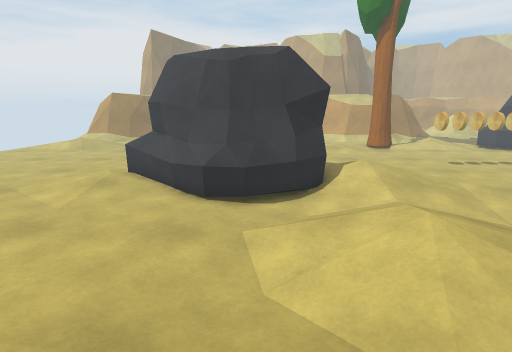
view 1 (above)

23 first-person views from a walk through a Unity game level. The camera is 1.5 m above the floor, tilts 12° down and sees 80° across. The floor is counted in squares, 0.5 m on a side. Each view is taken from the middle of a square. On the plan, view 1 faces up. The plan holds only what a view shows up to about 20 squares ahead; the rest is blank. The place goes on beyond the plan. The player is left out.

view 2
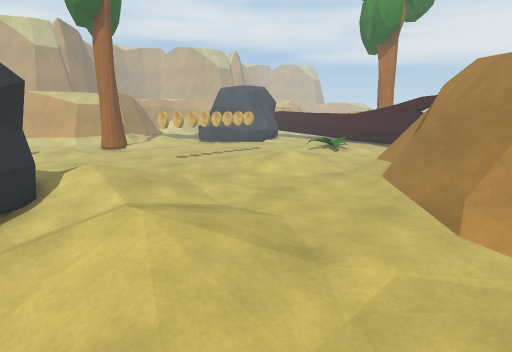

view 3
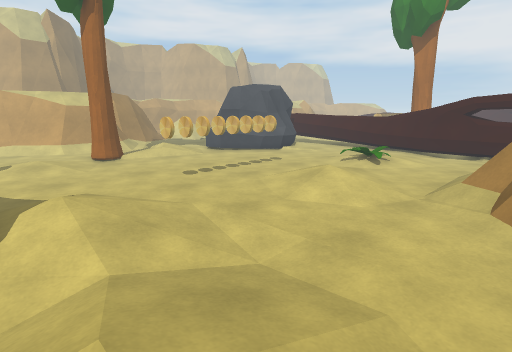

view 4
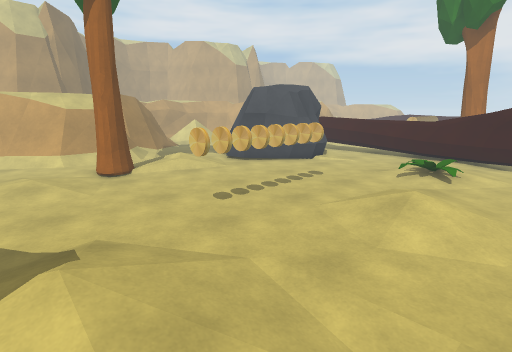

view 5
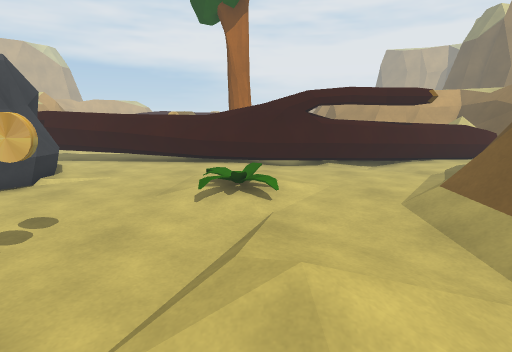

view 6
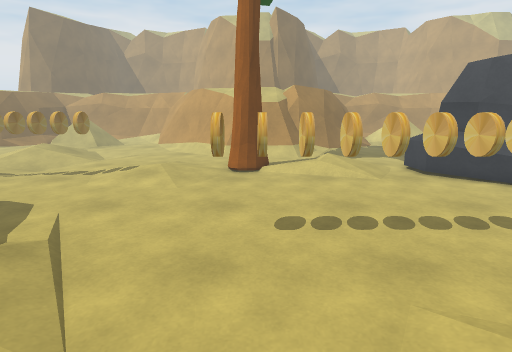

view 7
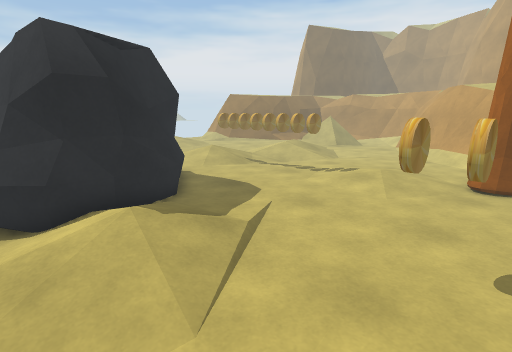

view 8
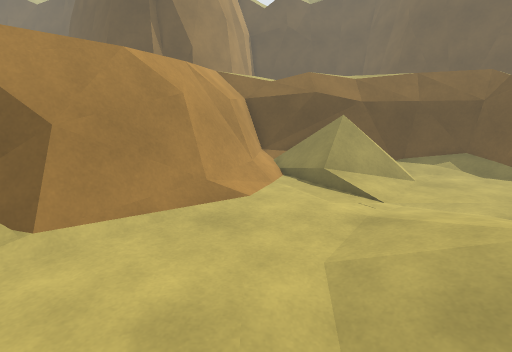

view 9
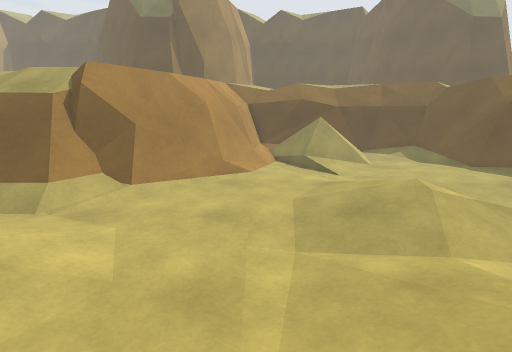

view 10
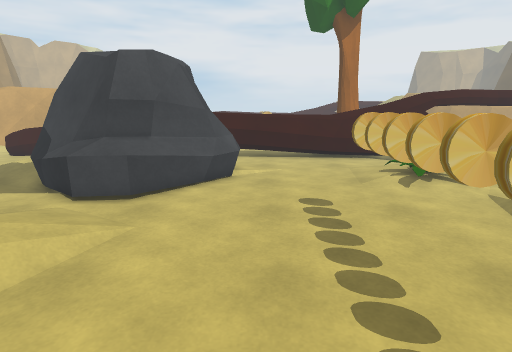

view 11
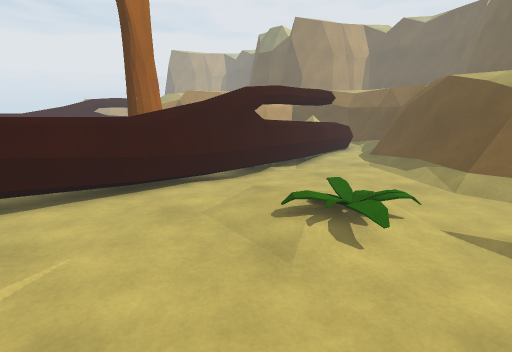

view 12
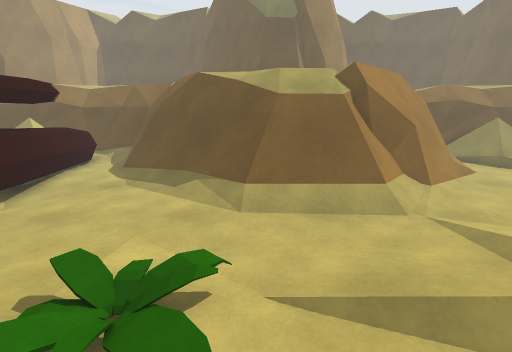

view 13
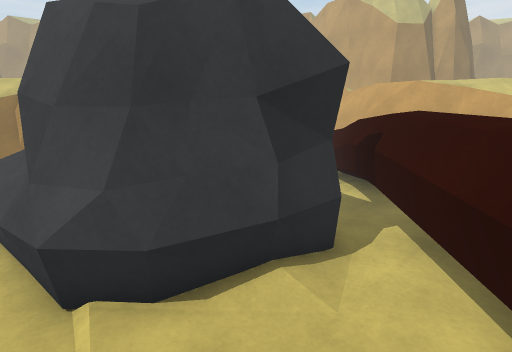

view 14
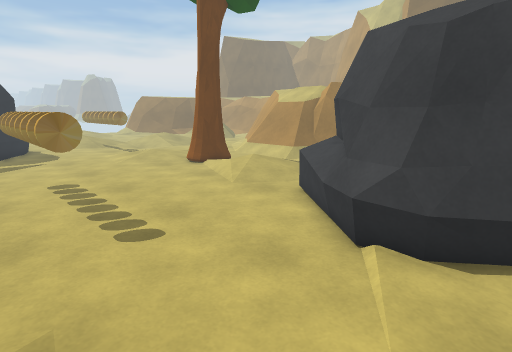

view 15
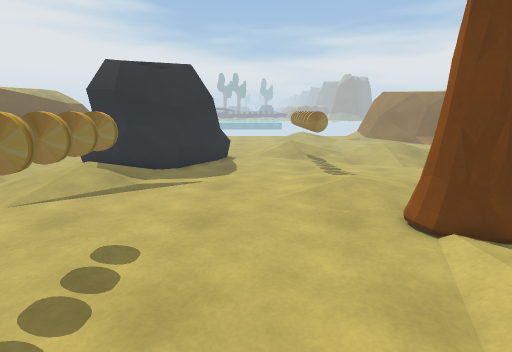

view 16
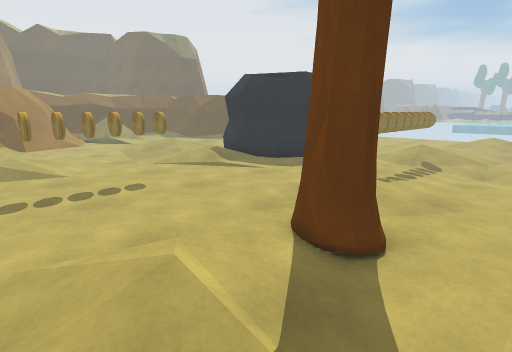

view 17
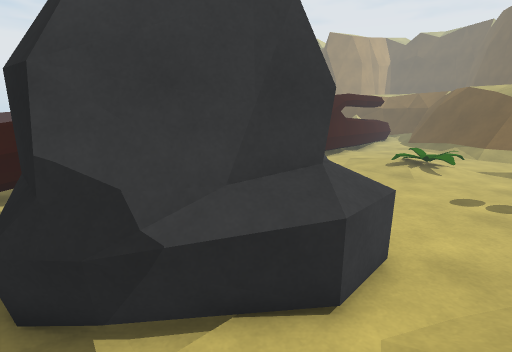

view 18
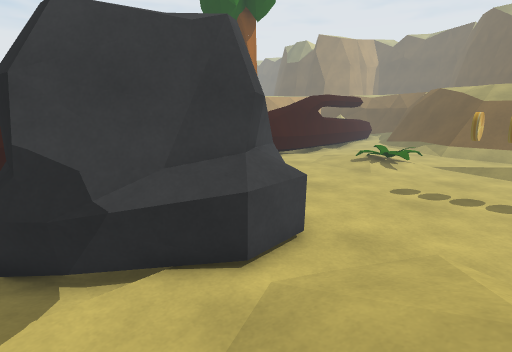

view 19
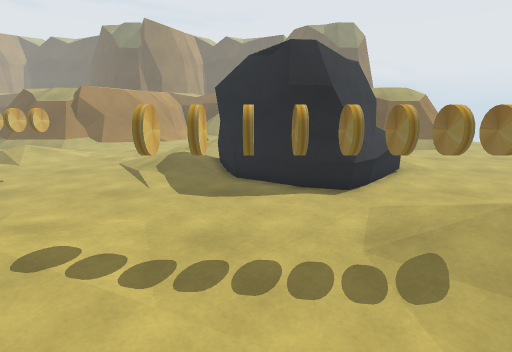

view 20
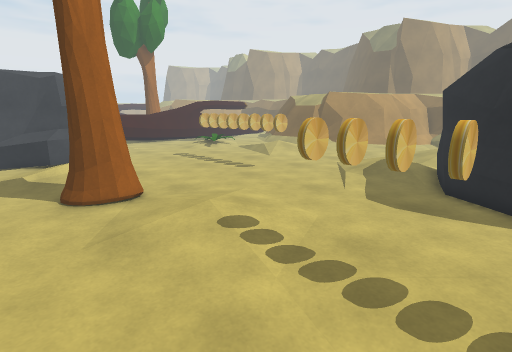

view 21
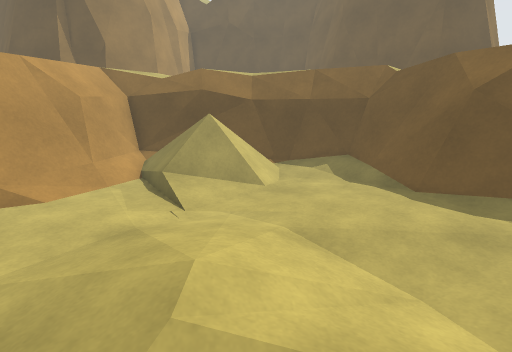

view 22
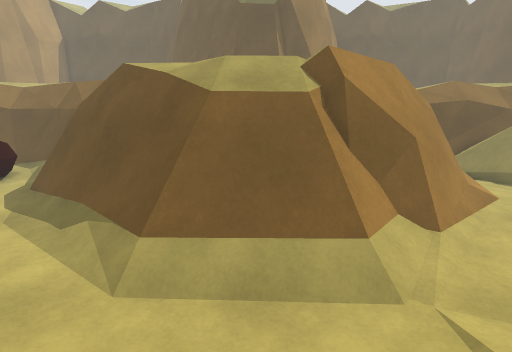

view 23
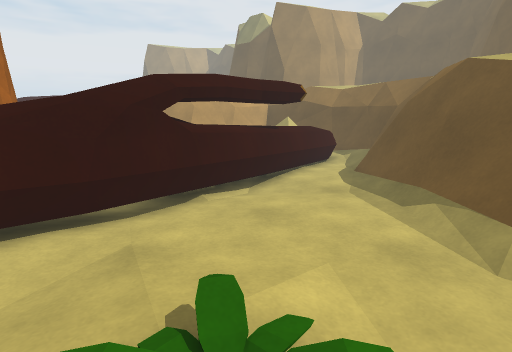

### Floor plan
Key: @ floor where view 1 was taken; # wall or solid block; . main floor; : floor 0.25 m higher than the main floor; - floor 0.25 m lower than the main floor; + floor 0.5 m higher than the main floor; / step, stairs or slope; = window, fence, low wall or low ledge; ^ raised ledge; O other object.
Columns run from 3 left of view 1 to 29 right of it. Each row starts with its distance up from view 1.
 30 ::................. .....OO     =
 29 ///-................ ../OOOOO   =
 28 //--..............::...OOOOOO   #
 27 .---.........OO..:::..OOOOO     #
 26 ..-......:...OO.::+//.OOOOO     #
 25 ........:::..O..//::..OOOOO     #
 24 :........::......./:..OOOOOOOOOO#
 23 :......................OOOOOOOOO#
 22 ........................OOOOOOO.=
 21 .........................OOOO...=
 20 ................................=
 19 OOO.............................=
 18 OOOOO...........................=
 17 OOOOOO.......OOOOOOOO...........=
 16 OO OOO...:......................=
 15 O   OOO:/:......................=
 14 OOOOOOO:+:/.....................=
 13 OOOOOOO::::......://....OOO:....#
 12 OOOOOOO./:....../::::/..OO::....#
 11 OOOOO-.../......::::......:.....#
 10 .OOO---....-/....::.............#
  9 ...--///..--/.....:.............#
  8 ....///::..-/...................=
  7 ......:://.-......//////........=
  6 ..--./::::.......//#===#/.......=
  5 ..---/:::......./==^###^=/.....-=
  4 ...--..:......./=#######^=#.....=
  3 ............../=###    ###==....=
  2 .....././..../=###      ###==...=
  1 =............####        ###^=..=
  0 ##.@....:/../=##           ###=.=
 -1 #=..../////.#=##             #=..
 -2 #=/...//////=###             #=/.
 -3 #^#/.///////=#^              #^ /
 -4 ##==::   ///=^^              ##==
 -5  ###====##===^^               ###
 -6   ###########^^

Positions as (right, up) in squares from view 1, and headings:
1: (0, 0), facing up
2: (1, 0), facing up-right
3: (3, 4), facing up-right
4: (4, 8), facing up-right
5: (11, 12), facing right
6: (11, 10), facing up
7: (12, 11), facing up-left
8: (9, 11), facing down
9: (9, 16), facing down
10: (9, 20), facing right
11: (18, 20), facing down-right
12: (20, 16), facing down
13: (26, 17), facing up
14: (26, 15), facing up-left
15: (18, 21), facing left
16: (17, 30), facing down-left
17: (17, 30), facing down-right
18: (15, 30), facing down-right
19: (1, 30), facing down
20: (-1, 30), facing down-right
21: (3, 10), facing down
22: (18, 12), facing down
23: (20, 14), facing down-right
